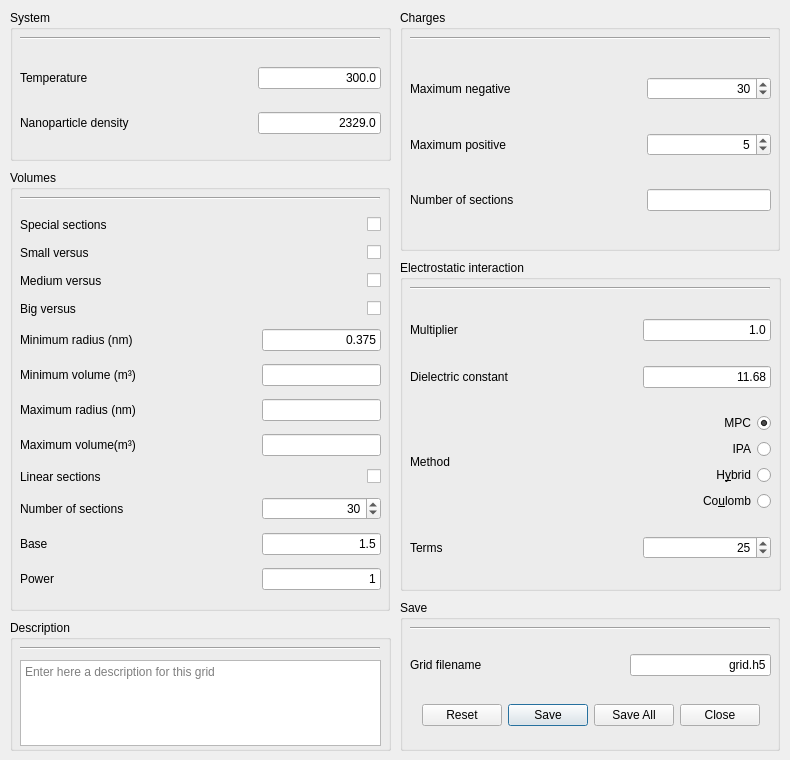
       <widget class="QWidget" name="Grid">
        <attribute name="title">
         <string>Grid</string>
        </attribute>
        <widget class="QGroupBox" name="groupBox_volumes">
         <property name="geometry">
          <rect>
           <x>10</x>
           <y>170</y>
           <width>380</width>
           <height>441</height>
          </rect>
         </property>
         <property name="title">
          <string>Volumes</string>
         </property>
         <widget class="Line" name="line_4">
          <property name="geometry">
           <rect>
            <x>10</x>
            <y>20</y>
            <width>360</width>
            <height>16</height>
           </rect>
          </property>
          <property name="orientation">
           <enum>Qt::Horizontal</enum>
          </property>
         </widget>
         <widget class="QWidget" name="gridLayoutWidget">
          <property name="geometry">
           <rect>
            <x>10</x>
            <y>40</y>
            <width>361</width>
            <height>392</height>
           </rect>
          </property>
          <layout class="QGridLayout" name="gridLayout">
           <item row="6" column="2">
            <widget class="QLineEdit" name="lineEdit_maxrad">
             <property name="toolTip">
              <string>Maximum mean radius</string>
             </property>
             <property name="toolTipDuration">
              <number>-1</number>
             </property>
             <property name="alignment">
              <set>Qt::AlignRight|Qt::AlignTrailing|Qt::AlignVCenter</set>
             </property>
             <property name="readOnly">
              <bool>true</bool>
             </property>
            </widget>
           </item>
           <item row="5" column="2">
            <widget class="QLineEdit" name="lineEdit_minvol">
             <property name="toolTip">
              <string>Minimum volume at interface</string>
             </property>
             <property name="alignment">
              <set>Qt::AlignRight|Qt::AlignTrailing|Qt::AlignVCenter</set>
             </property>
             <property name="readOnly">
              <bool>true</bool>
             </property>
            </widget>
           </item>
           <item row="9" column="0">
            <widget class="QLabel" name="label_numvsecs">
             <property name="text">
              <string>Number of sections</string>
             </property>
            </widget>
           </item>
           <item row="10" column="0">
            <widget class="QLabel" name="label_base">
             <property name="text">
              <string>Base</string>
             </property>
            </widget>
           </item>
           <item row="9" column="2">
            <widget class="QSpinBox" name="spinBox_vsecs">
             <property name="alignment">
              <set>Qt::AlignRight|Qt::AlignTrailing|Qt::AlignVCenter</set>
             </property>
             <property name="minimum">
              <number>20</number>
             </property>
             <property name="maximum">
              <number>250</number>
             </property>
             <property name="singleStep">
              <number>2</number>
             </property>
             <property name="value">
              <number>30</number>
             </property>
            </widget>
           </item>
           <item row="6" column="0">
            <widget class="QLabel" name="label_maxrad">
             <property name="toolTip">
              <string>Maximum mean radius</string>
             </property>
             <property name="text">
              <string>Maximum radius (nm)</string>
             </property>
            </widget>
           </item>
           <item row="7" column="2">
            <widget class="QLineEdit" name="lineEdit_maxvol">
             <property name="toolTip">
              <string>Maximum volume at interface</string>
             </property>
             <property name="alignment">
              <set>Qt::AlignRight|Qt::AlignTrailing|Qt::AlignVCenter</set>
             </property>
             <property name="readOnly">
              <bool>true</bool>
             </property>
            </widget>
           </item>
           <item row="5" column="0">
            <widget class="QLabel" name="label_minvol">
             <property name="toolTip">
              <string>Minimum volume at interface</string>
             </property>
             <property name="text">
              <string>Minimum volume (m³)</string>
             </property>
            </widget>
           </item>
           <item row="4" column="1">
            <spacer name="horizontalSpacer">
             <property name="orientation">
              <enum>Qt::Horizontal</enum>
             </property>
             <property name="sizeHint" stdset="0">
              <size>
               <width>40</width>
               <height>20</height>
              </size>
             </property>
            </spacer>
           </item>
           <item row="10" column="2">
            <widget class="QLineEdit" name="lineEdit_base">
             <property name="text">
              <string>1.5</string>
             </property>
             <property name="alignment">
              <set>Qt::AlignRight|Qt::AlignTrailing|Qt::AlignVCenter</set>
             </property>
            </widget>
           </item>
           <item row="7" column="0">
            <widget class="QLabel" name="label_maxvol">
             <property name="toolTip">
              <string>Maximum volume at interface</string>
             </property>
             <property name="text">
              <string>Maximum volume(m³)</string>
             </property>
            </widget>
           </item>
           <item row="11" column="0">
            <widget class="QLabel" name="label_power">
             <property name="text">
              <string>Power</string>
             </property>
            </widget>
           </item>
           <item row="4" column="2">
            <widget class="QLineEdit" name="lineEdit_minrad">
             <property name="toolTip">
              <string>Minimum mean radius</string>
             </property>
             <property name="text">
              <string>0.375</string>
             </property>
             <property name="alignment">
              <set>Qt::AlignRight|Qt::AlignTrailing|Qt::AlignVCenter</set>
             </property>
            </widget>
           </item>
           <item row="11" column="2">
            <widget class="QLineEdit" name="lineEdit_power">
             <property name="text">
              <string>1</string>
             </property>
             <property name="alignment">
              <set>Qt::AlignRight|Qt::AlignTrailing|Qt::AlignVCenter</set>
             </property>
            </widget>
           </item>
           <item row="4" column="0">
            <widget class="QLabel" name="label_minrad">
             <property name="toolTip">
              <string>Minimum mean radius</string>
             </property>
             <property name="text">
              <string>Minimum radius (nm)</string>
             </property>
            </widget>
           </item>
           <item row="8" column="0">
            <widget class="QLabel" name="label_linear">
             <property name="text">
              <string>Linear sections</string>
             </property>
            </widget>
           </item>
           <item row="8" column="2">
            <widget class="QCheckBox" name="checkBox_linear">
             <property name="layoutDirection">
              <enum>Qt::RightToLeft</enum>
             </property>
             <property name="text">
              <string/>
             </property>
             <property name="checked">
              <bool>false</bool>
             </property>
            </widget>
           </item>
           <item row="0" column="0">
            <widget class="QLabel" name="label_special">
             <property name="text">
              <string>Special sections</string>
             </property>
            </widget>
           </item>
           <item row="0" column="2">
            <widget class="QCheckBox" name="checkBox_special">
             <property name="layoutDirection">
              <enum>Qt::RightToLeft</enum>
             </property>
             <property name="text">
              <string/>
             </property>
             <property name="checked">
              <bool>false</bool>
             </property>
            </widget>
           </item>
           <item row="1" column="0">
            <widget class="QLabel" name="label_special_2">
             <property name="text">
              <string>Small versus</string>
             </property>
            </widget>
           </item>
           <item row="3" column="0">
            <widget class="QLabel" name="label_special_3">
             <property name="text">
              <string>Big versus</string>
             </property>
            </widget>
           </item>
           <item row="1" column="2">
            <widget class="QCheckBox" name="checkBox_small">
             <property name="layoutDirection">
              <enum>Qt::RightToLeft</enum>
             </property>
             <property name="text">
              <string/>
             </property>
             <property name="checked">
              <bool>false</bool>
             </property>
            </widget>
           </item>
           <item row="3" column="2">
            <widget class="QCheckBox" name="checkBox_big">
             <property name="layoutDirection">
              <enum>Qt::RightToLeft</enum>
             </property>
             <property name="text">
              <string/>
             </property>
             <property name="checked">
              <bool>false</bool>
             </property>
            </widget>
           </item>
           <item row="2" column="0">
            <widget class="QLabel" name="label_special_4">
             <property name="text">
              <string>Medium versus</string>
             </property>
            </widget>
           </item>
           <item row="2" column="2">
            <widget class="QCheckBox" name="checkBox_medium">
             <property name="layoutDirection">
              <enum>Qt::RightToLeft</enum>
             </property>
             <property name="text">
              <string/>
             </property>
             <property name="checked">
              <bool>false</bool>
             </property>
            </widget>
           </item>
          </layout>
         </widget>
        </widget>
        <widget class="QGroupBox" name="groupBox_charges">
         <property name="enabled">
          <bool>true</bool>
         </property>
         <property name="geometry">
          <rect>
           <x>400</x>
           <y>10</y>
           <width>380</width>
           <height>241</height>
          </rect>
         </property>
         <property name="title">
          <string>Charges</string>
         </property>
         <widget class="QWidget" name="gridLayoutWidget_4">
          <property name="geometry">
           <rect>
            <x>10</x>
            <y>40</y>
            <width>361</width>
            <height>191</height>
           </rect>
          </property>
          <layout class="QGridLayout" name="gridLayout_5">
           <item row="0" column="0">
            <widget class="QLabel" name="label_maxneg">
             <property name="text">
              <string>Maximum negative</string>
             </property>
            </widget>
           </item>
           <item row="1" column="0">
            <widget class="QLabel" name="label_maxpos">
             <property name="text">
              <string>Maximum positive   </string>
             </property>
            </widget>
           </item>
           <item row="2" column="0">
            <widget class="QLabel" name="label_qsecs">
             <property name="text">
              <string>Number of sections</string>
             </property>
            </widget>
           </item>
           <item row="2" column="2">
            <widget class="QLineEdit" name="lineEdit_qsecs">
             <property name="alignment">
              <set>Qt::AlignRight|Qt::AlignTrailing|Qt::AlignVCenter</set>
             </property>
             <property name="readOnly">
              <bool>true</bool>
             </property>
            </widget>
           </item>
           <item row="1" column="1">
            <spacer name="horizontalSpacer_4">
             <property name="orientation">
              <enum>Qt::Horizontal</enum>
             </property>
             <property name="sizeHint" stdset="0">
              <size>
               <width>40</width>
               <height>20</height>
              </size>
             </property>
            </spacer>
           </item>
           <item row="0" column="2">
            <widget class="QSpinBox" name="spinBox_maxneg">
             <property name="alignment">
              <set>Qt::AlignRight|Qt::AlignTrailing|Qt::AlignVCenter</set>
             </property>
             <property name="minimum">
              <number>10</number>
             </property>
             <property name="maximum">
              <number>500</number>
             </property>
             <property name="singleStep">
              <number>2</number>
             </property>
             <property name="value">
              <number>30</number>
             </property>
            </widget>
           </item>
           <item row="1" column="2">
            <widget class="QSpinBox" name="spinBox_maxpos">
             <property name="alignment">
              <set>Qt::AlignRight|Qt::AlignTrailing|Qt::AlignVCenter</set>
             </property>
             <property name="minimum">
              <number>1</number>
             </property>
             <property name="maximum">
              <number>50</number>
             </property>
             <property name="singleStep">
              <number>1</number>
             </property>
             <property name="value">
              <number>5</number>
             </property>
            </widget>
           </item>
          </layout>
         </widget>
         <widget class="Line" name="line">
          <property name="geometry">
           <rect>
            <x>10</x>
            <y>20</y>
            <width>360</width>
            <height>16</height>
           </rect>
          </property>
          <property name="orientation">
           <enum>Qt::Horizontal</enum>
          </property>
         </widget>
        </widget>
        <widget class="QGroupBox" name="groupBox_grid_save">
         <property name="enabled">
          <bool>true</bool>
         </property>
         <property name="geometry">
          <rect>
           <x>400</x>
           <y>600</y>
           <width>380</width>
           <height>151</height>
          </rect>
         </property>
         <property name="title">
          <string>Save</string>
         </property>
         <widget class="QWidget" name="gridLayoutWidget_17">
          <property name="geometry">
           <rect>
            <x>10</x>
            <y>40</y>
            <width>361</width>
            <height>51</height>
           </rect>
          </property>
          <layout class="QGridLayout" name="gridLayout_17">
           <item row="0" column="1">
            <widget class="QLabel" name="label_grid_save_name">
             <property name="text">
              <string>Grid filename</string>
             </property>
            </widget>
           </item>
           <item row="0" column="2">
            <spacer name="horizontalSpacer_17">
             <property name="orientation">
              <enum>Qt::Horizontal</enum>
             </property>
             <property name="sizeHint" stdset="0">
              <size>
               <width>40</width>
               <height>20</height>
              </size>
             </property>
            </spacer>
           </item>
           <item row="0" column="3">
            <widget class="QLineEdit" name="lineEdit_grid_save_name">
             <property name="text">
              <string>grid.h5</string>
             </property>
             <property name="alignment">
              <set>Qt::AlignRight|Qt::AlignTrailing|Qt::AlignVCenter</set>
             </property>
            </widget>
           </item>
          </layout>
         </widget>
         <widget class="QWidget" name="verticalLayoutWidget_4">
          <property name="geometry">
           <rect>
            <x>10</x>
            <y>90</y>
            <width>361</width>
            <height>51</height>
           </rect>
          </property>
          <layout class="QVBoxLayout" name="verticalLayout_4">
           <item>
            <widget class="QDialogButtonBox" name="buttonBox_grid_save">
             <property name="standardButtons">
              <set>QDialogButtonBox::Close|QDialogButtonBox::Reset|QDialogButtonBox::Save|QDialogButtonBox::SaveAll</set>
             </property>
             <property name="centerButtons">
              <bool>true</bool>
             </property>
            </widget>
           </item>
          </layout>
         </widget>
         <widget class="Line" name="line_17">
          <property name="geometry">
           <rect>
            <x>10</x>
            <y>20</y>
            <width>360</width>
            <height>16</height>
           </rect>
          </property>
          <property name="orientation">
           <enum>Qt::Horizontal</enum>
          </property>
         </widget>
        </widget>
        <widget class="QGroupBox" name="groupBox_sys">
         <property name="geometry">
          <rect>
           <x>10</x>
           <y>10</y>
           <width>381</width>
           <height>151</height>
          </rect>
         </property>
         <property name="title">
          <string>System</string>
         </property>
         <widget class="QWidget" name="gridLayoutWidget_9">
          <property name="geometry">
           <rect>
            <x>10</x>
            <y>40</y>
            <width>361</width>
            <height>101</height>
           </rect>
          </property>
          <layout class="QGridLayout" name="gridLayout_9">
           <item row="1" column="0">
            <widget class="QLabel" name="label_ndens">
             <property name="text">
              <string>Nanoparticle density</string>
             </property>
            </widget>
           </item>
           <item row="0" column="2">
            <widget class="QLineEdit" name="lineEdit_temp">
             <property name="toolTip">
              <string>Nanoparticle temperature</string>
             </property>
             <property name="inputMethodHints">
              <set>Qt::ImhNone</set>
             </property>
             <property name="text">
              <string>300.0</string>
             </property>
             <property name="alignment">
              <set>Qt::AlignRight|Qt::AlignTrailing|Qt::AlignVCenter</set>
             </property>
             <property name="placeholderText">
              <string/>
             </property>
             <property name="clearButtonEnabled">
              <bool>false</bool>
             </property>
            </widget>
           </item>
           <item row="0" column="0">
            <widget class="QLabel" name="label_temp">
             <property name="text">
              <string>Temperature</string>
             </property>
            </widget>
           </item>
           <item row="1" column="2">
            <widget class="QLineEdit" name="lineEdit_nmdens">
             <property name="toolTip">
              <string>Nanoparticle mass density</string>
             </property>
             <property name="text">
              <string>2329.0</string>
             </property>
             <property name="alignment">
              <set>Qt::AlignRight|Qt::AlignTrailing|Qt::AlignVCenter</set>
             </property>
            </widget>
           </item>
           <item row="1" column="1">
            <spacer name="horizontalSpacer_9">
             <property name="orientation">
              <enum>Qt::Horizontal</enum>
             </property>
             <property name="sizeHint" stdset="0">
              <size>
               <width>20</width>
               <height>20</height>
              </size>
             </property>
            </spacer>
           </item>
          </layout>
         </widget>
         <widget class="Line" name="line_9">
          <property name="geometry">
           <rect>
            <x>10</x>
            <y>20</y>
            <width>360</width>
            <height>16</height>
           </rect>
          </property>
          <property name="orientation">
           <enum>Qt::Horizontal</enum>
          </property>
         </widget>
        </widget>
        <widget class="QGroupBox" name="groupBox_inter">
         <property name="geometry">
          <rect>
           <x>400</x>
           <y>260</y>
           <width>381</width>
           <height>331</height>
          </rect>
         </property>
         <property name="title">
          <string>Electrostatic interaction</string>
         </property>
         <widget class="Line" name="line_10">
          <property name="geometry">
           <rect>
            <x>10</x>
            <y>20</y>
            <width>360</width>
            <height>16</height>
           </rect>
          </property>
          <property name="orientation">
           <enum>Qt::Horizontal</enum>
          </property>
         </widget>
         <widget class="QWidget" name="gridLayoutWidget_10">
          <property name="geometry">
           <rect>
            <x>10</x>
            <y>40</y>
            <width>361</width>
            <height>281</height>
           </rect>
          </property>
          <layout class="QGridLayout" name="gridLayout_10">
           <item row="0" column="0">
            <widget class="QLabel" name="label_mult">
             <property name="text">
              <string>Multiplier</string>
             </property>
            </widget>
           </item>
           <item row="0" column="2">
            <widget class="QLineEdit" name="lineEdit_mult">
             <property name="text">
              <string>1.0</string>
             </property>
             <property name="alignment">
              <set>Qt::AlignRight|Qt::AlignTrailing|Qt::AlignVCenter</set>
             </property>
            </widget>
           </item>
           <item row="0" column="1">
            <spacer name="horizontalSpacer_10">
             <property name="orientation">
              <enum>Qt::Horizontal</enum>
             </property>
             <property name="sizeHint" stdset="0">
              <size>
               <width>40</width>
               <height>20</height>
              </size>
             </property>
            </spacer>
           </item>
           <item row="1" column="2">
            <widget class="QLineEdit" name="lineEdit_die">
             <property name="text">
              <string>11.68</string>
             </property>
             <property name="alignment">
              <set>Qt::AlignRight|Qt::AlignTrailing|Qt::AlignVCenter</set>
             </property>
            </widget>
           </item>
           <item row="3" column="2">
            <widget class="QSpinBox" name="spinBox_terms">
             <property name="alignment">
              <set>Qt::AlignRight|Qt::AlignTrailing|Qt::AlignVCenter</set>
             </property>
             <property name="buttonSymbols">
              <enum>QAbstractSpinBox::UpDownArrows</enum>
             </property>
             <property name="minimum">
              <number>5</number>
             </property>
             <property name="maximum">
              <number>50</number>
             </property>
             <property name="value">
              <number>25</number>
             </property>
            </widget>
           </item>
           <item row="1" column="0">
            <widget class="QLabel" name="label_die">
             <property name="text">
              <string>Dielectric constant</string>
             </property>
            </widget>
           </item>
           <item row="3" column="0">
            <widget class="QLabel" name="label_terms">
             <property name="text">
              <string>Terms</string>
             </property>
            </widget>
           </item>
           <item row="2" column="2">
            <layout class="QGridLayout" name="gridLayout_method">
             <item row="0" column="0">
              <widget class="QRadioButton" name="radioButton_MPC">
               <property name="layoutDirection">
                <enum>Qt::RightToLeft</enum>
               </property>
               <property name="text">
                <string>MPC</string>
               </property>
               <property name="checked">
                <bool>true</bool>
               </property>
              </widget>
             </item>
             <item row="1" column="0">
              <widget class="QRadioButton" name="radioButton_IPA">
               <property name="layoutDirection">
                <enum>Qt::RightToLeft</enum>
               </property>
               <property name="text">
                <string>IPA</string>
               </property>
              </widget>
             </item>
             <item row="3" column="0">
              <widget class="QRadioButton" name="radioButton_coul">
               <property name="layoutDirection">
                <enum>Qt::RightToLeft</enum>
               </property>
               <property name="text">
                <string>Co&amp;ulomb</string>
               </property>
              </widget>
             </item>
             <item row="2" column="0">
              <widget class="QRadioButton" name="radioButton_Hybrid">
               <property name="layoutDirection">
                <enum>Qt::RightToLeft</enum>
               </property>
               <property name="text">
                <string>H&amp;ybrid</string>
               </property>
              </widget>
             </item>
            </layout>
           </item>
           <item row="2" column="0">
            <widget class="QLabel" name="label_method">
             <property name="text">
              <string>Method</string>
             </property>
            </widget>
           </item>
          </layout>
         </widget>
        </widget>
        <widget class="QGroupBox" name="groupBox_grid_desc">
         <property name="geometry">
          <rect>
           <x>10</x>
           <y>620</y>
           <width>381</width>
           <height>131</height>
          </rect>
         </property>
         <property name="title">
          <string>Description</string>
         </property>
         <widget class="Line" name="line_18">
          <property name="geometry">
           <rect>
            <x>10</x>
            <y>20</y>
            <width>360</width>
            <height>16</height>
           </rect>
          </property>
          <property name="orientation">
           <enum>Qt::Horizontal</enum>
          </property>
         </widget>
         <widget class="QWidget" name="gridLayoutWidget_12">
          <property name="geometry">
           <rect>
            <x>10</x>
            <y>40</y>
            <width>361</width>
            <height>86</height>
           </rect>
          </property>
          <layout class="QGridLayout" name="gridLayout_13">
           <item row="0" column="0">
            <widget class="QTextEdit" name="textEdit_grid_desc">
             <property name="acceptRichText">
              <bool>false</bool>
             </property>
             <property name="placeholderText">
              <string>Enter here a description for this grid</string>
             </property>
            </widget>
           </item>
          </layout>
         </widget>
        </widget>
       </widget>
